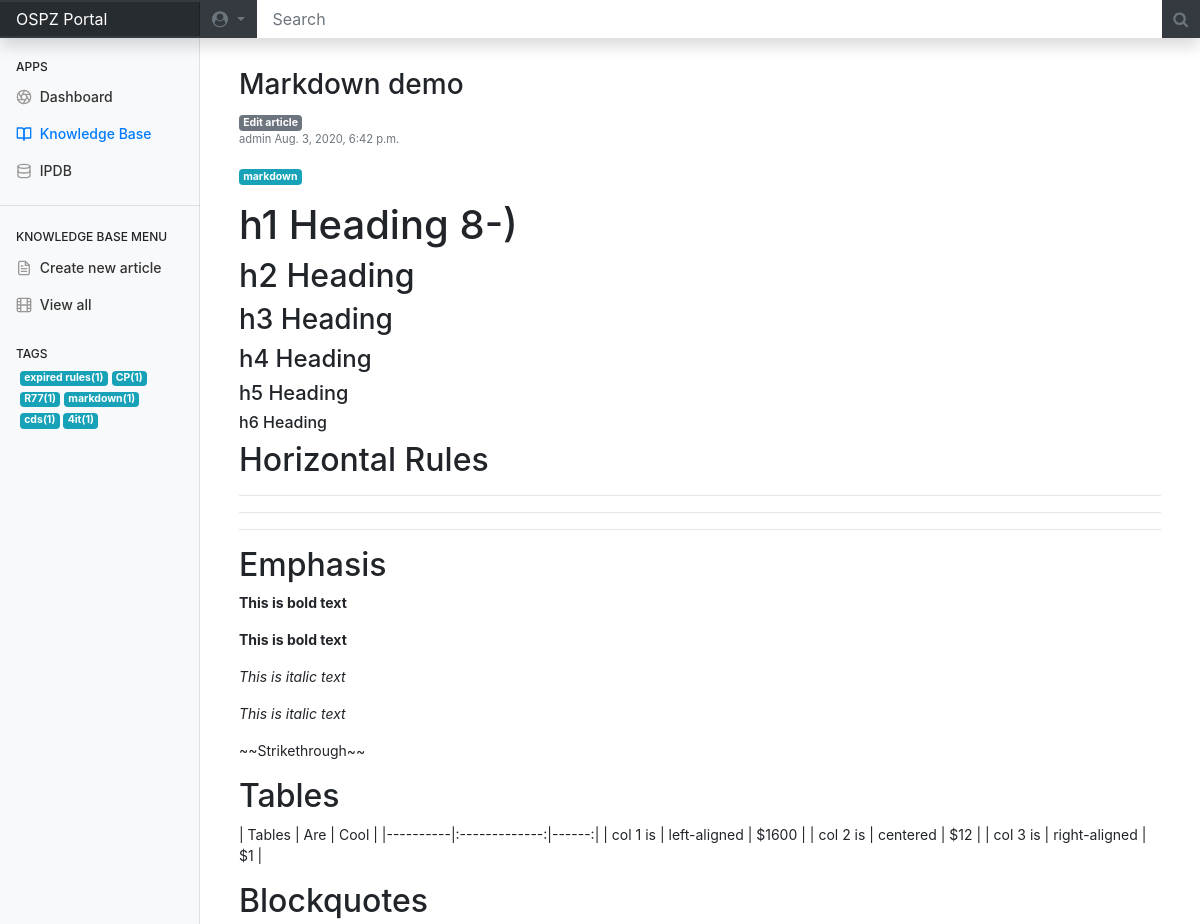
The app's page /article/4/ (signed in, upper part), older data.
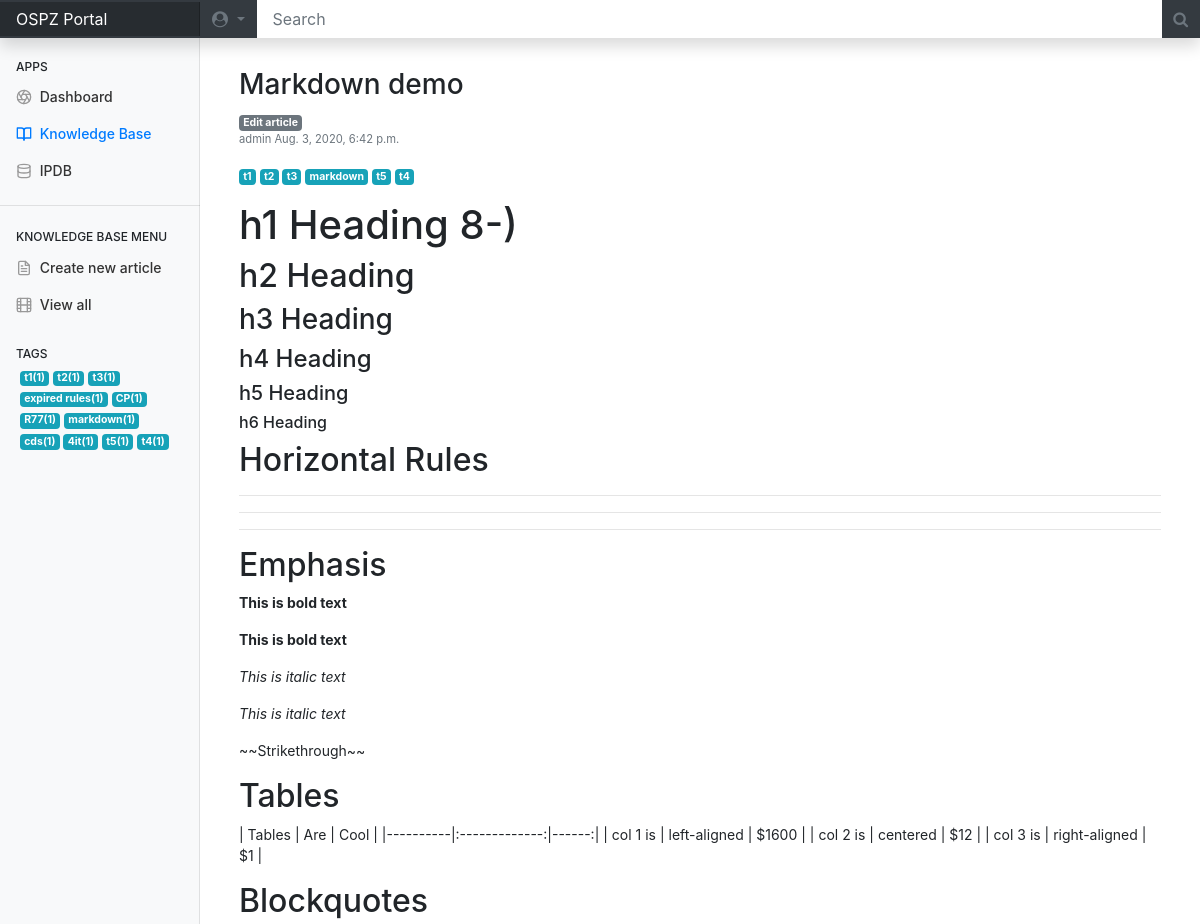
The same page, newer data.
### kb/views.py (the view)
# urls.py: path('article/<int:pk>/', ArticleDetailView.as_view(), name = "article-detail"),
class ArticleDetailView(LoginRequiredMixin, DetailView):
    template_name = 'article.html'
    login_url = '/login/'
    redirect_field_name = ''
    def get(self, request, *args, **kwargs):
        articles = Article.objects.all()
        tags = Tag.objects.all()
        tags_cloud = {}
        for tag in tags:
            counter = 0
            for article in articles:
                if tag.name in article.tags.names():
                    counter+=1
            if counter !=0:
                tags_cloud[tag.name] = counter
        print(tags_cloud)
        tags_cloud_sorted = {k: v for k, v in sorted(tags_cloud.items(), key=lambda item: item[1],reverse=True)}
        id_ = self.kwargs.get("pk")
        obj = get_object_or_404(Article, id=id_)
        context = {'object': obj,
        'tags': tags,
        'tags_cloud':tags_cloud_sorted}
        return render(request, "article.html", context)

### kb/models.py (called while the page is built)
    def get_update_url(self):
        return reverse ("article-update", kwargs= {"pk":self.id})

### templates/article.html
{% extends 'base.html' %}
{% load markdownify %}
{% block content %}
	<main role="main" class="container-fluid">
		<div>
			<h3>{{object.title}} </h3> <a class="badge badge-secondary" href="{{object.get_update_url}}" role="button">Edit article</a>
		</div>
		<div>
			<p class="small text-muted">{{object.author}} {{object.data_created}} </p>
		</div>
		<div>
			<p>
			{% for tag in object.tags.all %}
			<a href="/search?t={{ tag.name }}" class="badge badge-info">{{ tag.name }}</a>
            {% endfor %}
			</p>
		</div>
		<div>
			<p>{{ object.text|markdownify }}</p>
		</div>
	</main>
{% endblock %}

### templates/sidebar.html (shortened to what this page needs)
    <nav id="sidebarMenu" class="col-md-3 col-lg-2 d-md-block bg-light sidebar collapse">
      <div class="sidebar-sticky pt-3">
        <h6 class="sidebar-heading d-flex justify-content-between align-items-center px-3 mt-4 mb-1">
          <span>Apps</span>
        </h6>
        <ul class="nav flex-column">
          <li class="nav-item">
            <a class="nav-link" href="/soon/">
              <span data-feather="aperture"></span>
              Dashboard
            </a>
          </li>
          <li class="nav-item">
            <a class="nav-link active" href="/">
              <span data-feather="book-open"></span>
             Knowledge Base
            </a>
          </li>
          <li class="nav-item">
            <a class="nav-link" href="/soon/">
              <span data-feather="database"></span>
             IPDB
            </a>
          </li>
        </ul>
        <hr>
        <h6 class="sidebar-heading d-flex justify-content-between align-items-center px-3 mt-4 mb-1 ">
          <span>Knowledge base menu</span>
        </h6>
        <ul class="nav flex-column">
          <li class="nav-item">
            <a class="nav-link" href="/create/">
              <span data-feather="file-text"></span>
              Create new article
            </a>
          </li>
          <li class="nav-item">
            <a class="nav-link" href="/">
              <span data-feather="film"></span>
              View all
            </a>
          </li>
        </ul>
        <h6 class="sidebar-heading d-flex justify-content-between align-items-center px-3 mt-4 mb-1">
          <span>Tags</span>
        </h6>
        {% block content_kb_sidebar_tags %}
      <div style="padding-left:20px;padding-right:20px;">
          {% for key,value in tags_cloud.items %}
            <a class="badge badge-info" href="/search?t={{ key }}">
              {{key}}({{value}})
            </a>
	        {% endfor %}
        {% endblock %}
    </nav>

Row changes from the older to the newer data that the page shows:
now on this page (row unchanged): Tag: tags_cloud "t1", name "t1"
now on this page (row unchanged): Tag: tags_cloud "t2", name "t2"
now on this page (row unchanged): Tag: tags_cloud "t3", name "t3"
added Tag: tags_cloud "t5", name "t5"
added Tag: tags_cloud "t4", name "t4"
Text that changed along with them:
new list line: "( 1 )"
